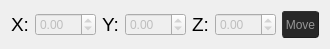
   <widget class="QWidget" name="layoutWidget">
    <property name="geometry">
     <rect>
      <x>10</x>
      <y>240</y>
      <width>301</width>
      <height>29</height>
     </rect>
    </property>
    <layout class="QHBoxLayout" name="horizontalLayout" stretch="1,2,1,2,1,2,3">
     <item>
      <widget class="QLabel" name="label_9">
       <property name="font">
        <font>
         <pointsize>14</pointsize>
        </font>
       </property>
       <property name="text">
        <string>X:</string>
       </property>
      </widget>
     </item>
     <item>
      <widget class="QDoubleSpinBox" name="x_move">
       <property name="enabled">
        <bool>false</bool>
       </property>
       <property name="minimum">
        <double>-99.000000000000000</double>
       </property>
      </widget>
     </item>
     <item>
      <widget class="QLabel" name="label_10">
       <property name="font">
        <font>
         <pointsize>14</pointsize>
        </font>
       </property>
       <property name="text">
        <string>Y:</string>
       </property>
      </widget>
     </item>
     <item>
      <widget class="QDoubleSpinBox" name="y_move">
       <property name="enabled">
        <bool>false</bool>
       </property>
       <property name="minimum">
        <double>-99.000000000000000</double>
       </property>
      </widget>
     </item>
     <item>
      <widget class="QLabel" name="label_11">
       <property name="font">
        <font>
         <pointsize>14</pointsize>
        </font>
       </property>
       <property name="text">
        <string>Z:</string>
       </property>
      </widget>
     </item>
     <item>
      <widget class="QDoubleSpinBox" name="z_move">
       <property name="enabled">
        <bool>false</bool>
       </property>
       <property name="minimum">
        <double>-99.000000000000000</double>
       </property>
      </widget>
     </item>
     <item>
      <widget class="QPushButton" name="move_button">
       <property name="enabled">
        <bool>false</bool>
       </property>
       <property name="styleSheet">
        <string notr="true">QPushButton{
	background-color: rgb(34,34,34);
	border-radius:3px;
	border-top:1px solid rgb(100,100,100);
	border-left:1px solid rgb(100,100,100);
	border-bottom:1px solid rgb(15,15,15);
	border-right:1px solid rgb(15,15,15);
	width:35px;
	height:25px;
}

QPushButton:pressed{
	border-bottom:1px solid rgb(100,100,100);
	border-right:1px solid rgb(100,100,100);
	border-top:1px solid rgb(15,15,15);
	border-left:1px solid rgb(15,15,15);
}

QPushButton:disabled{
	border-radius:3px;
	background-color: rgb(40,40,40);
	border-top:1px solid rgb(50,50,50);
	border-left:1px solid rgb(50,50,50);
	border-bottom:1px solid rgb(30,30,30);
	border-right:1px solid rgb(30,30,30);
	color:rgb(150,150,150);
}</string>
       </property>
       <property name="text">
        <string>Move</string>
       </property>
      </widget>
     </item>
    </layout>
   </widget>
